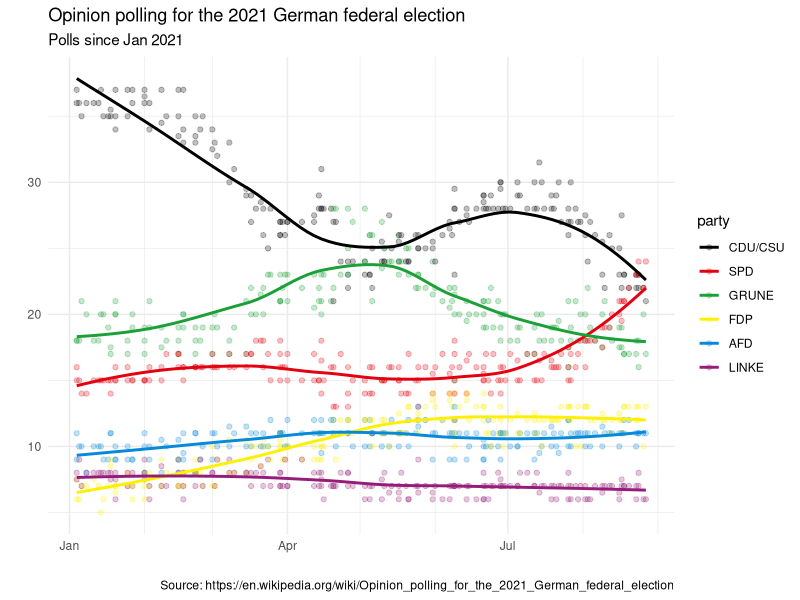
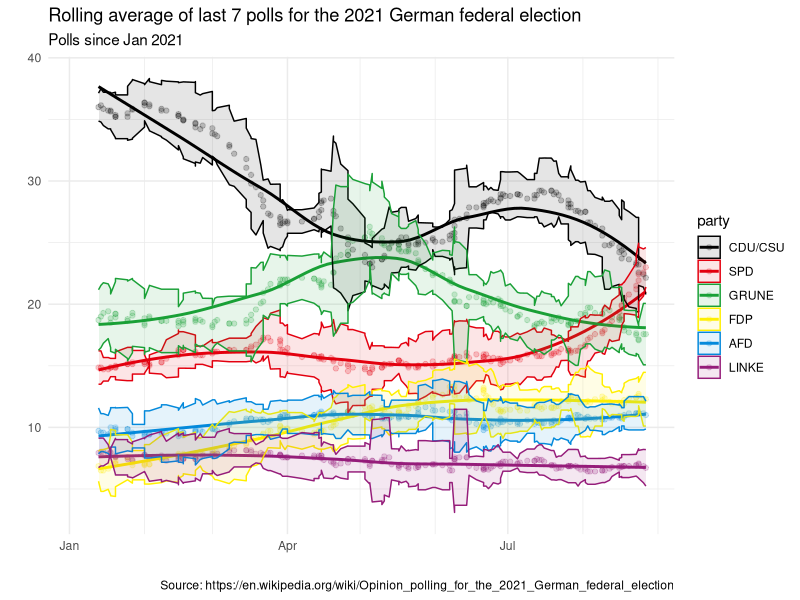

Generate these figures, in order, with R:
library(tidyverse) # ggplot and the usual goodies
library(lubridate) # to handle conversions from characters to date objects
library(zoo) # to calculate rolling  averages of last k polls

# data sourced from https://en.wikipedia.org/wiki/Opinion_polling_for_the_2021_German_federal_election"
# https://www.economist.com/graphic-detail/who-will-succeed-angela-merkel
# https://www.theguardian.com/world/2021/jun/21/german-election-poll-tracker-who-will-be-the-next-chancellor


# while it's fine to know about working directories, I suggest 
# you learn to use the package 'here' that makes organising files easy
# https://malco.io/2018/11/05/why-should-i-use-the-here-package/
german_polls <- read_csv(here::here('data', 'german_polls.csv'))


my_data <- german_polls %>% 
  mutate(
    
    # get month and week number from the date, if we want to do analysis by month- week, etc.
    month = month(end_date, label=TRUE, abbr=TRUE),
    week = isoweek(end_date),
    party = factor(party, 
                        levels = c("CDU/CSU", "SPD", "GRUNE", "FDP", "AFD", "LINKE")
    )) %>% 
  arrange(end_date)


# use colour codes for parties
# source: https://gist.github.com/Fischaela/0cf760f17672e3eb399193e48d7c6104
# even though party colours is not straight-forward... 
# https://blog.datawrapper.de/partycolors/


my_colour_palette = c(
  "#000000", #CDU
  "#E3000F", #SPD
  "#1AA037", #GRUNE
  "#FFEF00", #FDP
  "#0489DB", #AFD
  "#951d7a"  #LINKE
)



ggplot(my_data, aes(x=end_date, y= percent, colour=party))+
  geom_point(alpha=0.25)+
  scale_colour_manual(values=my_colour_palette)+
  geom_smooth(se=F)+
  theme_minimal()+
  scale_x_date(date_minor_breaks = "1 month")+
  labs(
    title = "Opinion polling for the 2021 German federal election",
    subtitle = "Polls since Jan 2021",
    x = "", y = "",
    caption = "Source: https://en.wikipedia.org/wiki/Opinion_polling_for_the_2021_German_federal_election"
    ) +
  NULL


# calculating a rolling average
number_of_polls <- 7

rolling_mean <- my_data %>% 
  group_by(party) %>% 
  
  #  Use the rollmean() function from the zoo package to get a moving average of the last 10 polls
  # The first argument you want to specify is the variable you're averaging, percent in our case.
  # The second is the number of observations of that variable to average together, k=7
    mutate(rolling_average = zoo::rollmean(percent, 
                                 k = number_of_polls, 
                                 fill = NA, 
                                 align = "right"),
           rolling_sd = zoo::rollapply(percent, 
                              FUN=sd,
                              width = number_of_polls, 
                              fill = NA,
                              align = "right"),
           lower = rolling_average - qt(0.975, number_of_polls - 1) * rolling_sd,
           upper = rolling_average + qt(0.975, number_of_polls - 1) * rolling_sd,
  )


ggplot(rolling_mean, aes(x=end_date, y= rolling_average, colour=party, fill=party))+
  geom_point(alpha=0.2)+
  geom_smooth(se=F)+
  geom_ribbon(aes(ymin = rolling_average - 1.96*rolling_sd,
                  ymax = rolling_average + 1.96*rolling_sd),  alpha = 0.1
              )+
  scale_colour_manual(values=my_colour_palette)+
  scale_fill_manual(values=my_colour_palette)+
  theme_minimal()+
  scale_x_date(date_minor_breaks = "1 month")+
  labs(
    title = "Rolling average of last 7 polls for the 2021 German federal election",
    subtitle = "Polls since Jan 2021",
    x = "", y = "",
    caption = "Source: https://en.wikipedia.org/wiki/Opinion_polling_for_the_2021_German_federal_election"
  ) +
  NULL
  
  
